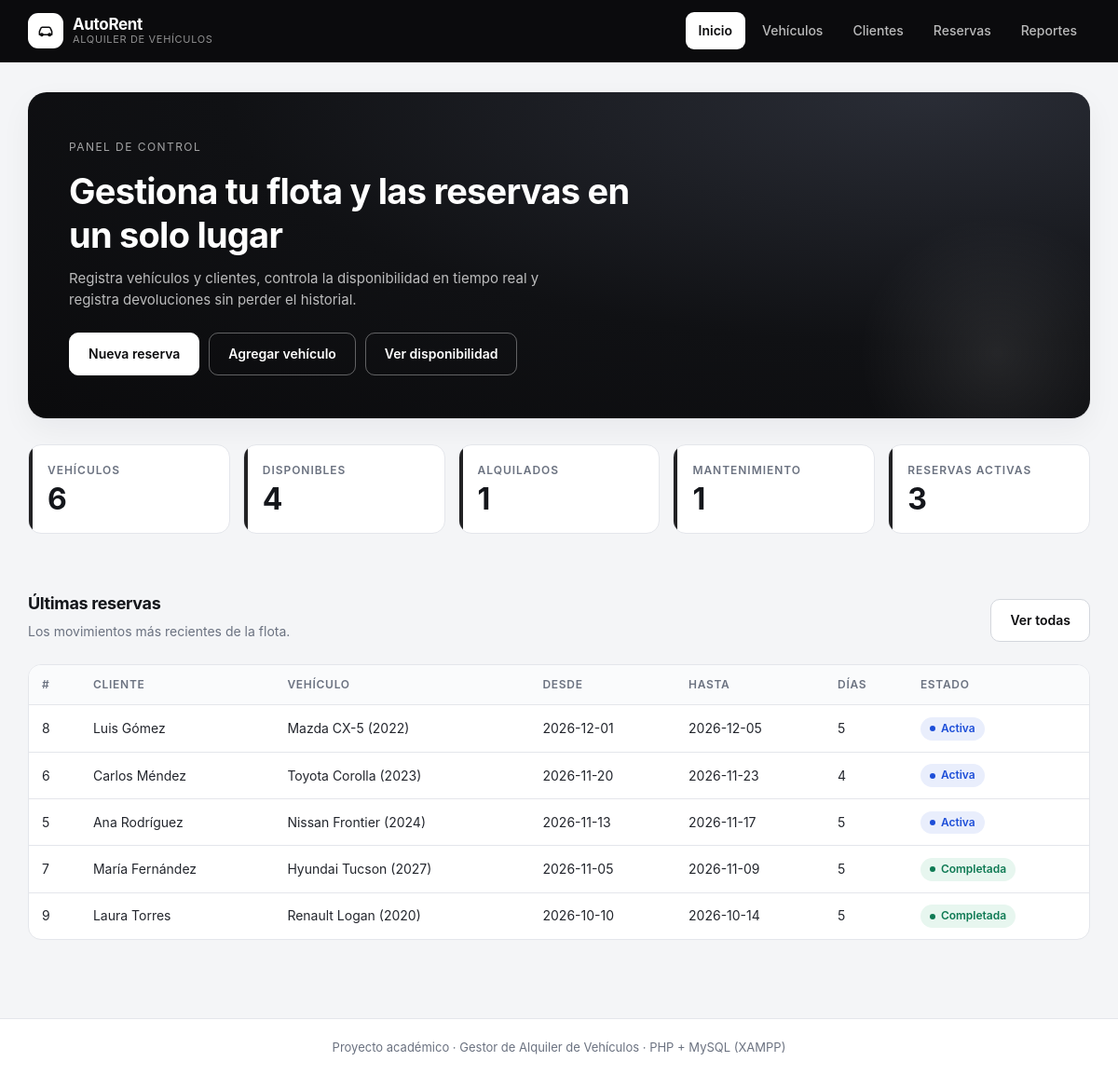
Screenshot of /views/inicio.php with the database file from the repository.
### tables this page shows
CREATE TABLE reservas (
    id INT AUTO_INCREMENT PRIMARY KEY,
    cliente_id INT NOT NULL,
    vehiculo_id INT NOT NULL,
    fecha_inicio DATE NOT NULL,
    fecha_fin DATE NOT NULL,
    estado ENUM('activa', 'completada', 'cancelada') DEFAULT 'activa',
    created_at TIMESTAMP DEFAULT CURRENT_TIMESTAMP,
    updated_at TIMESTAMP DEFAULT CURRENT_TIMESTAMP ON UPDATE CURRENT_TIMESTAMP,
    FOREIGN KEY (cliente_id) REFERENCES clientes(id) ON DELETE CASCADE,
    FOREIGN KEY (vehiculo_id) REFERENCES vehiculos(id) ON DELETE CASCADE
);

CREATE TABLE clientes (
    id INT AUTO_INCREMENT PRIMARY KEY,
    nombre VARCHAR(150) NOT NULL,
    telefono VARCHAR(50),
    correo VARCHAR(100),
    numero_licencia VARCHAR(50),
    created_at TIMESTAMP DEFAULT CURRENT_TIMESTAMP,
    updated_at TIMESTAMP DEFAULT CURRENT_TIMESTAMP ON UPDATE CURRENT_TIMESTAMP
);

### models/database/database.php (called while the page is built, shortened)
<?php
class Database implements DatabaseInterface
{
    private string $host_db = "localhost";
    private string $user_db = "root";
    private string $pwd_db = "";
    private string $name_db = "alquiler_vehiculos_db";
    private int $port_db = 3306;
    private $conex = null;
    public function __construct()
    {
        $this->conex = new mysqli(
            $this->host_db,
            $this->user_db,
            $this->pwd_db,
            $this->name_db,
            $this->port_db
        );
        $this->conex->set_charset("utf8mb4");
    }
    public function query_select(string $sql): array
    {
        $result = $this->conex->query($sql);
        $rows = [];
        while ($row = $result->fetch_assoc()) {
            array_push($rows, $row);
        }
        return $rows;
    }
}

### models/config/models_config.php (called while the page is built, shortened)
<?php
class ModelsConfig
{
    public static function get_db(): DatabaseInterface
    {
        return new Database();
    }
    public static function get_vehiculos_repository(): VehiculosRepositoryInterface
    {
        return new VehiculosRepository(ModelsConfig::get_db());
    }
    public static function get_reservas_repository(): ReservasRepositoryInterface
    {
        return new ReservasRepository(ModelsConfig::get_db());
    }
}

### controllers/config/controllers_config.php (called while the page is built, shortened)
<?php
class ControllersConfig
{
    public static function get_vehiculos_controller(): VehiculosControllerInterface
    {
        return new VehiculosController(ModelsConfig::get_vehiculos_repository());
    }
    public static function get_reservas_controller(): ReservasControllerInterface
    {
        return new ReservasController(
            ModelsConfig::get_reservas_repository(),
            ModelsConfig::get_vehiculos_repository()
        );
    }
}

### controllers/vehiculos/vehiculos_controller.php (called while the page is built, shortened)
<?php
class VehiculosController implements VehiculosControllerInterface
{
    private VehiculosRepositoryInterface $vehiculos_model;
    public function __construct(VehiculosRepositoryInterface $vehiculos_model)
    {
        $this->vehiculos_model = $vehiculos_model;
    }
    public function get_vehiculos(): array
    {
        return $this->vehiculos_model->get_vehiculos();
    }
}

### models/repositories/vehiculos_repository/vehiculos_repository.php (called while the page is built, shortened)
<?php
class VehiculosRepository implements VehiculosRepositoryInterface
{
    private DatabaseInterface $db;
    public function __construct(DatabaseInterface $db)
    {
        $this->db = $db;
    }
    public function get_vehiculos(): array
    {
        $sql = "select * from vehiculos order by marca, modelo";
        $rows = $this->db->query_select($sql);
        return array_map(
            fn(array $row): Vehiculo => VehiculoMappers::to_entity($row),
            $rows
        );
    }
}

### models/mappers/vehiculo_mappers.php (called while the page is built, shortened)
<?php
class VehiculoMappers
{
    public static function to_entity(array $row_db): Vehiculo
    {
        return new Vehiculo(
            (int) $row_db["id"],
            $row_db["marca"],
            $row_db["modelo"],
            (int) $row_db["anio"],
            $row_db["categoria"] ?? "",
            $row_db["estado"] ?? "disponible"
        );
    }
}

### controllers/reservas/reservas_controller.php (called while the page is built, shortened)
<?php
class ReservasController implements ReservasControllerInterface
{
    private ReservasRepositoryInterface $reservas_model;
    public function __construct(
        ReservasRepositoryInterface $reservas_model,
        VehiculosRepositoryInterface $vehiculos_model
    ) {
        $this->reservas_model = $reservas_model;
    }
    public function get_reservas(): array
    {
        return $this->reservas_model->get_reservas();
    }
}

### models/repositories/reservas_repository/reservas_repository.php (called while the page is built, shortened)
<?php
class ReservasRepository implements ReservasRepositoryInterface
{
    private DatabaseInterface $db;
    public function __construct(DatabaseInterface $db)
    {
        $this->db = $db;
    }
    public function get_reservas(): array
    {
        $sql = self::SELECT_BASE . " order by r.fecha_inicio desc, r.id desc";
        $rows = $this->db->query_select($sql);
        return array_map(
            fn(array $row): Reserva => ReservaMappers::to_entity($row),
            $rows
        );
    }
}

### models/mappers/reserva_mappers.php (called while the page is built, shortened)
<?php
class ReservaMappers
{
    public static function to_entity(array $row_db): Reserva
    {
        return new Reserva(
            (int) $row_db["id"],
            (int) $row_db["cliente_id"],
            (int) $row_db["vehiculo_id"],
            $row_db["fecha_inicio"],
            $row_db["fecha_fin"],
            $row_db["estado"] ?? "activa",
            $row_db["cliente_nombre"] ?? null,
            $row_db["vehiculo_descripcion"] ?? null
        );
    }
}

### models/entities/reserva.php (called while the page is built, shortened)
<?php
class Reserva
{
    private int $id;
    private string $fecha_inicio;
    private string $fecha_fin;
    private string $estado;
    private ?string $cliente_nombre;
    private ?string $vehiculo_descripcion;
    public function __construct(
        int $id,
        int $cliente_id,
        int $vehiculo_id,
        string $fecha_inicio,
        string $fecha_fin,
        string $estado = "activa",
        ?string $cliente_nombre = null,
        ?string $vehiculo_descripcion = null
    ) {
        $this->id = $id;
        $this->fecha_inicio = $fecha_inicio;
        $this->fecha_fin = $fecha_fin;
        $this->estado = $estado;
        $this->cliente_nombre = $cliente_nombre;
        $this->vehiculo_descripcion = $vehiculo_descripcion;
    }
    public function get_id(): int
    {
        return $this->id;
    }
    public function get_fecha_inicio(): string
    {
        return $this->fecha_inicio;
    }
    public function get_fecha_fin(): string
    {
        return $this->fecha_fin;
    }
    public function get_estado(): string
    {
        return $this->estado;
    }
    public function get_cliente_nombre(): string
    {
        return $this->cliente_nombre ?? "";
    }
    public function get_vehiculo_descripcion(): string
    {
        return $this->vehiculo_descripcion ?? "";
    }
    public function get_dias(): int
    {
        $inicio = new \DateTime($this->fecha_inicio);
        $fin = new \DateTime($this->fecha_fin);
        return (int) $inicio->diff($fin)->days + 1;
    }
}

### views/inicio.php (the view, shortened to what this page needs)
<?php
require __DIR__ . "/../models/database/database.php";
require __DIR__ . "/../models/entities/reserva.php";
require __DIR__ . "/../models/mappers/vehiculo_mappers.php";
require __DIR__ . "/../models/mappers/reserva_mappers.php";
require __DIR__ . "/../models/repositories/vehiculos_repository/vehiculos_repository.php";
require __DIR__ . "/../models/repositories/reservas_repository/reservas_repository.php";
require __DIR__ . "/../models/config/models_config.php";
require __DIR__ . "/../controllers/vehiculos/vehiculos_controller.php";
require __DIR__ . "/../controllers/reservas/reservas_controller.php";
require __DIR__ . "/../controllers/config/controllers_config.php";
$vehiculos = ControllersConfig::get_vehiculos_controller()->get_vehiculos();
$reservas = ControllersConfig::get_reservas_controller()->get_reservas();
$disponibles = 0;
$alquilados = 0;
$mantenimiento = 0;
foreach ($vehiculos as $vehiculo) {
    switch ($vehiculo->get_estado()) {
        case "disponible":
            $disponibles++;
            break;
        case "alquilado":
            $alquilados++;
            break;
        case "mantenimiento":
            $mantenimiento++;
            break;
    }
}
$activas = array_values(array_filter(
    $reservas,
    fn($reserva): bool => $reserva->get_estado() === "activa"
));
$ultimas = array_slice($reservas, 0, 6);
?>
<!DOCTYPE html>
<html lang="es">
<head>
    <link rel="stylesheet" href="../public/css/style.css?v=3">
</head>
<body>
    <header class="topbar">
        <div class="topbar-inner">
            <a class="marca" href="inicio.php">
                <span class="marca-icono">
                    <svg viewBox="0 0 24 24" fill="none" stroke="currentColor" stroke-width="1.8"
                        stroke-linecap="round" stroke-linejoin="round" aria-hidden="true">
                        <path d="M5 17h14" />
                        <path d="M4 17v-4l1.8-4.2A2 2 0 0 1 7.6 7.5h8.8a2 2 0 0 1 1.8 1.3L20 13v4" />
                        <circle cx="7" cy="17" r="1.5" />
                        <circle cx="17" cy="17" r="1.5" />
                    </svg>
                </span>
                <span class="marca-texto">
                    <strong>AutoRent</strong>
                    <small>Alquiler de vehículos</small>
                </span>
            </a>
            <nav class="menu">
                <a href="inicio.php" class="activo">Inicio</a>
                <a href="vehiculos/inicio.php">Vehículos</a>
                <a href="clientes/inicio.php">Clientes</a>
                <a href="reservas/inicio.php">Reservas</a>
                <a href="reportes/inicio.php">Reportes</a>
            </nav>
        </div>
    </header>
    <main class="contenido">
<section class="hero">
    <span class="hero-etiqueta">Panel de control</span>
    <h2>Gestiona tu flota y las reservas en un solo lugar</h2>
    <p>
        Registra vehículos y clientes, controla la disponibilidad en tiempo real y
        registra devoluciones sin perder el historial.
    </p>
    <div class="hero-acciones">
        <a class="boton boton-inverso" href="reservas/form.php">Nueva reserva</a>
        <a class="boton boton-contorno" href="vehiculos/form.php">Agregar vehículo</a>
        <a class="boton boton-contorno" href="reportes/inicio.php">Ver disponibilidad</a>
    </div>
</section>
<section class="tarjetas">
    <article class="tarjeta-metrica">
        <span>Vehículos</span>
        <strong><?php echo count($vehiculos); ?></strong>
    </article>
    <article class="tarjeta-metrica">
        <span>Disponibles</span>
        <strong><?php echo $disponibles; ?></strong>
    </article>
    <article class="tarjeta-metrica">
        <span>Alquilados</span>
        <strong><?php echo $alquilados; ?></strong>
    </article>
    <article class="tarjeta-metrica">
        <span>Mantenimiento</span>
        <strong><?php echo $mantenimiento; ?></strong>
    </article>
    <article class="tarjeta-metrica">
        <span>Reservas activas</span>
        <strong><?php echo count($activas); ?></strong>
    </article>
</section>
<div class="cabecera-pagina">
    <div>
        <h3>Últimas reservas</h3>
        <p>Los movimientos más recientes de la flota.</p>
    </div>
    <a class="boton boton-secundario" href="reservas/inicio.php">Ver todas</a>
</div>
<?php if (count($ultimas) === 0) : ?>
    <p class="vacio">Todavía no hay reservas registradas.</p>
<?php else : ?>
    <div class="tabla-envoltura">
        <table>
            <thead>
                <tr>
                    <th>#</th>
                    <th>Cliente</th>
                    <th>Vehículo</th>
                    <th>Desde</th>
                    <th>Hasta</th>
                    <th>Días</th>
                    <th>Estado</th>
                </tr>
            </thead>
            <tbody>
                <?php foreach ($ultimas as $reserva) : ?>
                    <tr>
                        <td><?php echo $reserva->get_id(); ?></td>
                        <td><?php echo htmlspecialchars($reserva->get_cliente_nombre()); ?></td>
                        <td><?php echo htmlspecialchars($reserva->get_vehiculo_descripcion()); ?></td>
                        <td><?php echo htmlspecialchars($reserva->get_fecha_inicio()); ?></td>
                        <td><?php echo htmlspecialchars($reserva->get_fecha_fin()); ?></td>
                        <td><?php echo $reserva->get_dias(); ?></td>
                        <td>
                            <span class="etiqueta estado-<?php echo htmlspecialchars($reserva->get_estado()); ?>">
                                <?php echo htmlspecialchars($reserva->get_estado()); ?>
                            </span>
                        </td>
                    </tr>
                <?php endforeach; ?>
            </tbody>
        </table>
    </div>
<?php endif; ?>
    </main>
    <footer class="pie">
        <p>Proyecto académico &middot; Gestor de Alquiler de Vehículos &middot; PHP + MySQL (XAMPP)</p>
    </footer>
</body>
</html>

### rows the page displays
reservas: id "8", cliente.nombre "Luis Gómez", vehiculo_descripcion "Mazda CX-5 (2022)", fecha_inicio "2026-12-01", fecha_fin "2026-12-05", $reserva->get_dias() "5", estado "Activa"
reservas: id "6", cliente.nombre "Carlos Méndez", vehiculo_descripcion "Toyota Corolla (2023)", fecha_inicio "2026-11-20", fecha_fin "2026-11-23", $reserva->get_dias() "4", estado "Activa"
reservas: id "5", cliente.nombre "Ana Rodríguez", vehiculo_descripcion "Nissan Frontier (2024)", fecha_inicio "2026-11-13", fecha_fin "2026-11-17", $reserva->get_dias() "5", estado "Activa"
reservas: id "7", cliente.nombre "María Fernández", vehiculo_descripcion "Hyundai Tucson (2027)", fecha_inicio "2026-11-05", fecha_fin "2026-11-09", $reserva->get_dias() "5", estado "Completada"
reservas: id "9", cliente.nombre "Laura Torres", vehiculo_descripcion "Renault Logan (2020)", fecha_inicio "2026-10-10", fecha_fin "2026-10-14", $reserva->get_dias() "5", estado "Completada"

### other values shown
count($vehiculos) "6"
$disponibles "4"
$alquilados "1"
$mantenimiento "1"
count($activas) "3"
